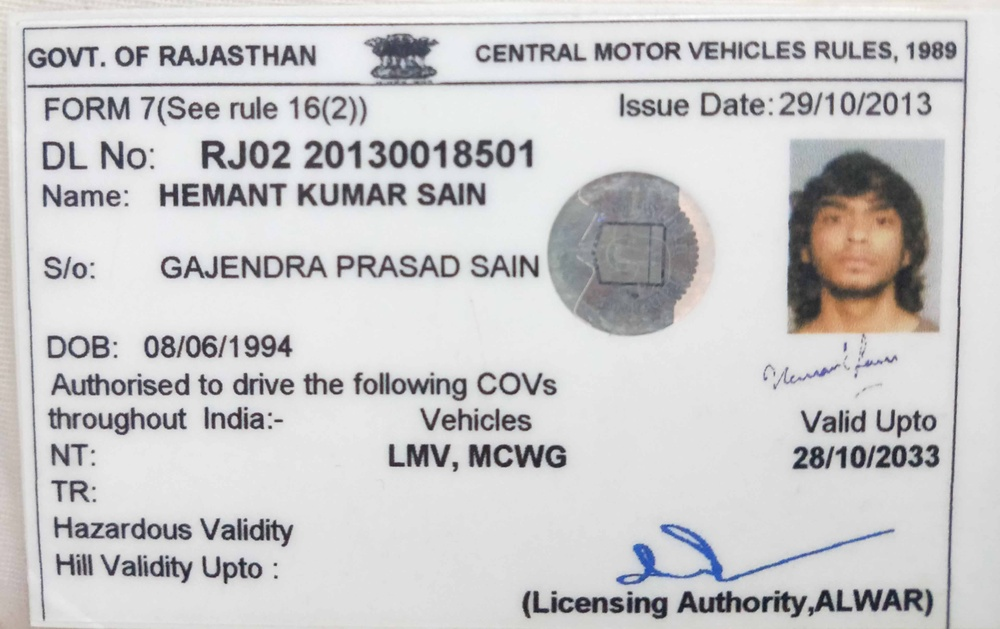
#> input picture dl.jpg, 1000 x 629 px, shrunk from 4080 x 2568 before the run, found by its file name
$ jupyter execute --allow-errors nexus_challange_colab.ipynb   (shell and % lines are left out)
#> lines starting #> are read from the running program, lines starting #| are printed output that depends on the picture
[cell 1]
from google.colab import drive

drive.mount('/content/drive', force_remount=True)

[cell 2]
#working code final
import cv2
import numpy as np
import pytesseract
import matplotlib.pyplot as plt
import pandas as pd
from google.colab.patches import cv2_imshow
from PIL import Image
from pytesseract import Output
import cv2
import pytesseract
import pandas as pd
import matplotlib.pyplot as plt
from PIL import Image

## (1) Read
img =  cv2.imread('/content/drive/MyDrive/dl.jpg')
#> img is the input picture: shape (629, 1000, 3); mean B, G, R 202.3, 201.4, 202.3
gray = cv2.cvtColor(img, cv2.COLOR_BGR2GRAY)
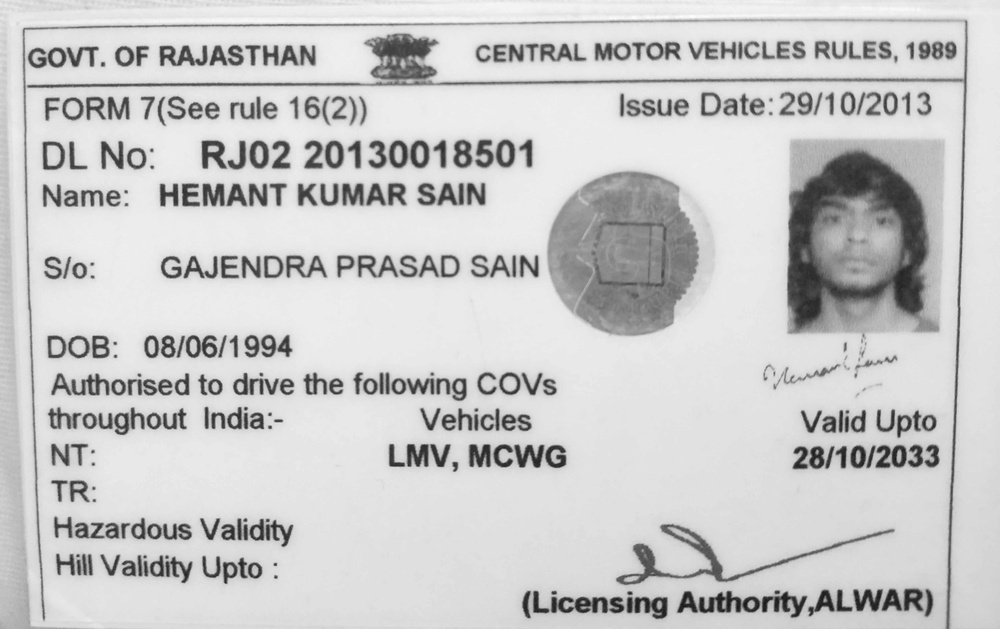
#> gray: shape (629, 1000); min 21, max 255, mean 201.7

## (2) Threshold
th, threshed = cv2.threshold(gray, 127, 255, cv2.THRESH_TRUNC)
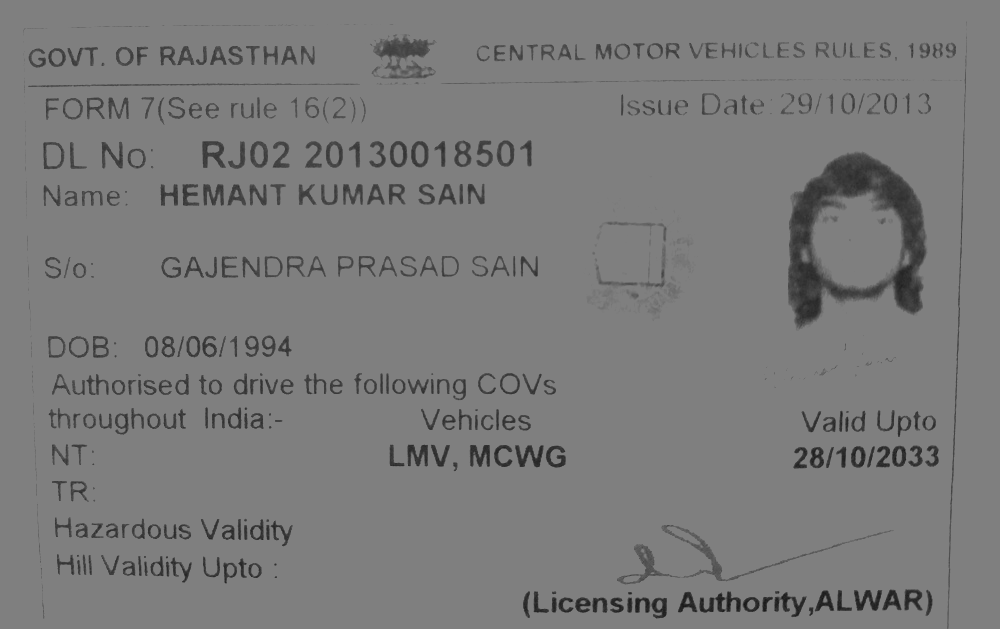
#> threshed: shape (629, 1000); min 21, max 127, mean 122.2

## (3) Detect
#> (the rest of this cell did not finish here and is left out)
